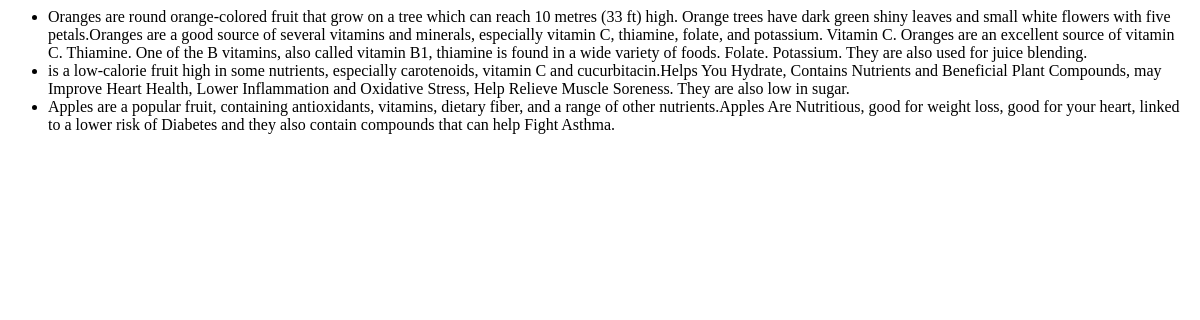
Before: /product/ with the older database file.
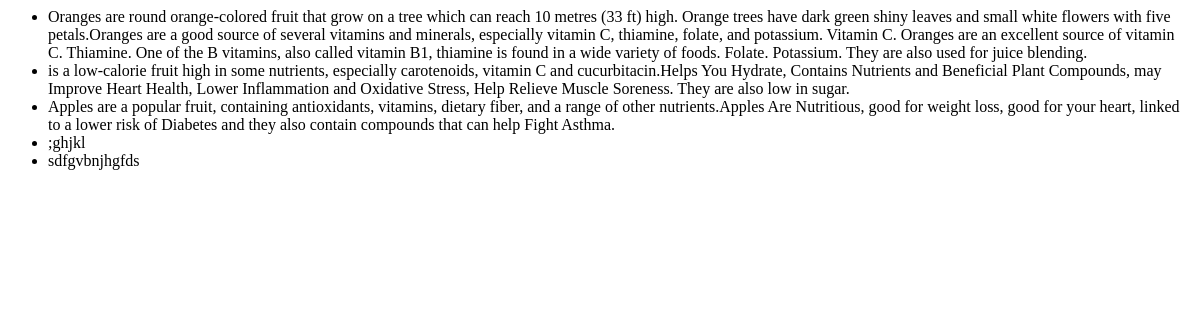
After: the same page with the newer database file.
### catalogue/models.py (models this page shows, shortened)
class Product(models.Model):
    title = models.CharField(max_length=50)
    category = models.ForeignKey(ProductCategory, on_delete=models.CASCADE)
    description = models.TextField()
    supplier_price = models.DecimalField(max_digits=6, decimal_places=2)
    selling_price = models.DecimalField(max_digits=6, decimal_places=2)
    supplier = models.ForeignKey(ProductSupplier, on_delete=models.CASCADE)
    kiosk = models.ForeignKey(Kiosk, on_delete=models.CASCADE)
    number_in_stock = models.IntegerField()
    image = models.ImageField(upload_to="gallery")

### catalogue/views.py (the view)
# urls.py: path('product/', product_list, name="product-list"),
def product_list(request):
    products = Product.objects.all()
    return render(request,'product_list.html',{'products':products})

### catalogue/templates/product_list.html
<ul>
    {% for product in products %}
        <li>{{ product.description}}</li>
    {% endfor %}
</ul>

Changed rows visible on the page:
added Product: description ";ghjkl"
added Product: description "sdfgvbnjhgfds"
